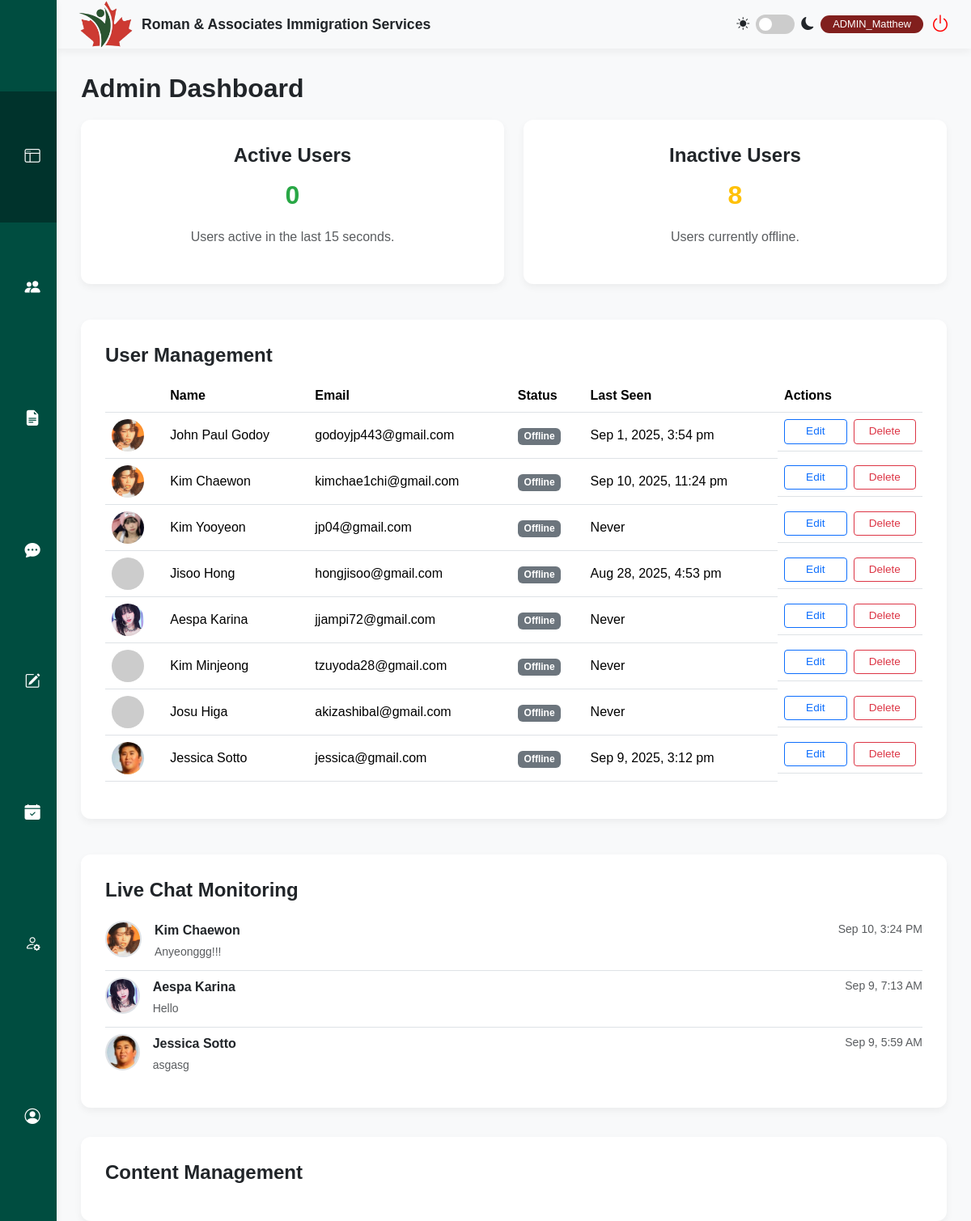
The page /admin/admin.php (signed in) on the database its author committed.
### tables this page shows
CREATE TABLE `users` (
  `id` int(11) NOT NULL,
  `firstName` varchar(50) NOT NULL,
  `lastName` varchar(50) NOT NULL,
  `address` varchar(255) NOT NULL,
  `phone` varchar(20) NOT NULL,
  `email` varchar(100) NOT NULL,
  `password` varchar(255) NOT NULL,
  `profileImage` varchar(255) DEFAULT NULL,
  `location` varchar(255) DEFAULT NULL,
  `birthday` date DEFAULT NULL,
  `facebook` varchar(255) DEFAULT NULL,
  `instagram` varchar(255) DEFAULT NULL,
  `gmail` varchar(255) DEFAULT NULL,
  `email_notifications` tinyint(1) NOT NULL DEFAULT 1,
  `dark_mode` tinyint(1) NOT NULL DEFAULT 0,
  `documents_uploaded` tinyint(1) NOT NULL DEFAULT 0,
  `profile_picture_uploaded` tinyint(1) NOT NULL DEFAULT 0,
  `birthday_added` tinyint(1) NOT NULL DEFAULT 0,
  `social_links_added` tinyint(1) NOT NULL DEFAULT 0,
  `has_seen_tour` tinyint(1) NOT NULL DEFAULT 0,
  `role` varchar(50) NOT NULL DEFAULT 'client',
  `status` varchar(50) NOT NULL DEFAULT 'Inactive',
  `last_login` datetime DEFAULT NULL,
  `last_activity` datetime DEFAULT NULL,
  `reset_token_hash` varchar(64) DEFAULT NULL,
  `reset_token_expires_at` datetime DEFAULT NULL
);

CREATE TABLE `chat_messages` (
  `id` int(11) NOT NULL,
  `sender_id` int(11) NOT NULL COMMENT 'User ID from users table, or 0 for Admin',
  `receiver_id` int(11) NOT NULL COMMENT 'User ID from users table, or 0 for Admin',
  `message` text NOT NULL,
  `timestamp` timestamp NOT NULL DEFAULT current_timestamp(),
  `is_read` tinyint(1) NOT NULL DEFAULT 0,
  `is_archived_by_admin` tinyint(1) NOT NULL DEFAULT 0
);

### admin/admin.php (the view, shortened to what this page needs)
<?php
require_once '../config.php';
$active_threshold = 15;
$sql_active = "SELECT COUNT(id) AS active_count FROM users WHERE last_activity >= NOW() - INTERVAL ? SECOND AND role LIKE '%Client%'";
$stmt_active = $conn->prepare($sql_active);
$stmt_active->bind_param("i", $active_threshold);
$stmt_active->execute();
$result_active = $stmt_active->get_result();
$active_row = $result_active->fetch_assoc();
$active_users = $active_row['active_count'];
$sql_total = "SELECT COUNT(id) AS total_count FROM users WHERE role LIKE '%Client%'";
$result_total = $conn->query($sql_total);
$total_row = $result_total->fetch_assoc();
$total_users = $total_row['total_count'];
$inactive_users = $total_users - $active_users;
$users = [];
$sql_users = "SELECT id, firstName, lastName, email, status, last_login, role, last_activity, profileImage FROM users WHERE role LIKE '%Client%' ORDER BY id ASC";
if ($result = $conn->query($sql_users)) {
    while ($row = $result->fetch_assoc()) {
        $users[] = $row;
    }
} else {
    echo "ERROR: Could not execute user list query. " . $conn->error;
}
$chat_logs = [];
$sql_chat = "
    WITH RankedMessages AS (
        SELECT
            sender_id,
            message,
            timestamp,
            id,
            ROW_NUMBER() OVER(PARTITION BY sender_id ORDER BY timestamp DESC, id DESC) as rn
        FROM chat_messages
    )
    SELECT
        u.firstName, u.lastName, u.profileImage, rm.message, rm.timestamp
    FROM RankedMessages rm
    JOIN users u ON rm.sender_id = u.id
    WHERE rm.rn = 1 AND u.role LIKE '%Client%'
    ORDER BY rm.timestamp DESC";
try {
    if ($result_chat = $conn->query($sql_chat)) {
        while ($row = $result_chat->fetch_assoc()) {
            $chat_logs[] = $row;
        }
    }
} catch (Exception $e) {
}
?>
<!doctype html>
<html lang="en">
<head>
    <link href="https://cdn.jsdelivr.net/npm/bootstrap@5.3.3/dist/css/bootstrap.min.css" rel="stylesheet">
    <link rel="stylesheet" href="https://cdn.jsdelivr.net/npm/bootstrap-icons@1.11.3/font/bootstrap-icons.min.css">
    <link rel="stylesheet" href="style.css">
</head>
<body>
    <div class="main-wrapper">
        <?php require_once 'sidebar.php' ?>
        <div class="content-area">
            <?php require_once 'header.php' ?>
            <main class="main-content">
                <h1>Admin Dashboard</h1>
                <div class="row g-4 mb-4">
                    <div class="col-md-6">
                        <div class="content-card text-center">
                            <h2>Active Users</h2>
                            <h1 id="activeUserCount" class="display-4" style="color: #28a745;"><?php echo $active_users; ?></h1>
                            <p class="text-muted">Users active in the last <?php echo $active_threshold; ?> seconds.</p>
                        </div>
                    </div>
                    <div class="col-md-6">
                        <div class="content-card text-center">
                            <h2>Inactive Users</h2>
                            <h1 id="inactiveUserCount" class="display-4" style="color: #ffc107;"><?php echo $inactive_users; ?></h1>
                            <p class="text-muted">Users currently offline.</p>
                        </div>
                    </div>
                </div>
                <div class="content-card">
                    <h2 class="mb-3">User Management</h2>
                    <div class="table-responsive">
                        <table class="table table-hover align-middle">
                            <thead>
                                <tr>
                                    <th></th>
                                    <th>Name</th>
                                    <th>Email</th>
                                    <th>Status</th>
                                    <th>Last Seen</th>
                                    <th>Actions</th>
                                </tr>
                            </thead>
                            <tbody id="user-table-body">
                                <?php if (!empty($users)): ?>
                                    <?php foreach ($users as $user): ?>
                                        <tr data-user-id="<?php echo $user['id']; ?>">
                                            <td>
                                                <?php
                                                    $table_avatar_path = !empty($user['profileImage']) ? '../' . htmlspecialchars($user['profileImage']) : 'https://placehold.co/40x40/666777/FFF?text=??';
                                                ?>
                                                <img src="<?php echo $table_avatar_path; ?>" alt="Avatar" class="table-avatar" onerror="this.onerror=null;this.src='https://placehold.co/40x40/666777/FFF?text=??';">
                                            </td>
                                            <td data-field="name"><?php echo htmlspecialchars($user['firstName'] . ' ' . $user['lastName']); ?></td>
                                            <td data-field="email"><?php echo htmlspecialchars($user['email']); ?></td>
                                            <td>
                                                <?php
                                                    $is_active = false;
                                                    echo $is_active ? '<span class="badge bg-success">Online</span>' : '<span class="badge bg-secondary">Offline</span>';
                                                ?>
                                            </td>
                                            <td><?php echo $user['last_activity'] ? date('M j, Y, g:i a', strtotime($user['last_activity'])) : 'Never'; ?></td>
                                            <td>
                                                <button class="btn btn-sm btn-outline-primary edit-user-btn"
                                                    data-user-id="<?php echo $user['id']; ?>"
                                                    data-first-name="<?php echo htmlspecialchars($user['firstName']); ?>"
                                                    data-last-name="<?php echo htmlspecialchars($user['lastName']); ?>"
                                                    data-email="<?php echo htmlspecialchars($user['email']); ?>">
                                                    Edit
                                                </button>
                                                <button class="btn btn-sm btn-outline-danger delete-user-btn"
                                                    data-user-id="<?php echo $user['id']; ?>"
                                                    data-user-name="<?php echo htmlspecialchars($user['firstName'] . ' ' . $user['lastName']); ?>">
                                                    Delete
                                                </button>
                                            </td>
                                        </tr>
                                    <?php endforeach; ?>
                                <?php else: ?>
                                    <tr>
                                        <td colspan="6" class="text-center">No client users found.</td>
                                    </tr>
                                <?php endif; ?>
                            </tbody>
                        </table>
                    </div>
                </div>
                <div class="content-card live-chat-card mt-4">
                    <h2>Live Chat Monitoring</h2>
                    <?php if (!empty($chat_logs)): ?>
                        <ul class="list-group list-group-flush">
                            <?php foreach ($chat_logs as $log): ?>
                                <li class="list-group-item px-0 d-flex align-items-start">
                                    <?php
                                        $profile_pic_path = !empty($log['profileImage']) ? '../' . htmlspecialchars($log['profileImage']) : 'https://placehold.co/45x45/666777/FFF?text=??';
                                    ?>
                                    <img src="<?php echo $profile_pic_path; ?>" alt="Profile Picture" class="rounded-circle me-3 chat-avatar" onerror="this.onerror=null;this.src='https://placehold.co/45x45/666777/FFF?text=??';">
                                    <div class="w-100">
                                        <div class="d-flex w-100 justify-content-between">
                                            <p class="mb-1 fw-bold"><?php echo htmlspecialchars($log['firstName'] . ' ' . $log['lastName']); ?></p>
                                            <small class="text-muted"><?php echo date('M j, g:i A', strtotime($log['timestamp'])); ?></small>
                                        </div>
                                        <p class="mb-1 text-muted small">
                                            <?php
                                                $message = htmlspecialchars($log['message']);
                                                echo (strlen($message) > 100) ? substr($message, 0, 100) . '...' : $message;
                                            ?>
                                        </p>
                                    </div>
                                </li>
                            <?php endforeach; ?>
                        </ul>
                    <?php else: ?>
                        <p class="text-center text-muted mt-3">No recent chat messages from clients.</p>
                    <?php endif; ?>
                </div>
                <div class="content-card my-3">
                    <h2>Content Management</h2>
                    </div>
            </main>
        </div>
    </div>
</body>
</html>

### rows shown on the page
users: profileImage (picture), firstName+lastName "John Paul Godoy", email "godoyjp443@gmail.com", last_activity "Sep 1, 2025, 3:54 pm"
users: profileImage (picture), firstName+lastName "Kim Chaewon", email "kimchae1chi@gmail.com", last_activity "Sep 10, 2025, 11:24 pm"
users: profileImage (picture), firstName+lastName "Kim Yooyeon", email "jp04@gmail.com", shows "Never"
users: firstName+lastName "Jisoo Hong", email "hongjisoo@gmail.com", last_activity "Aug 28, 2025, 4:53 pm"
users: profileImage (picture), firstName+lastName "Aespa Karina", email "jjampi72@gmail.com", shows "Never"
users: firstName+lastName "Kim Minjeong", email "tzuyoda28@gmail.com", shows "Never"
users: firstName+lastName "Josu Higa", email "akizashibal@gmail.com", shows "Never"
users: profileImage (picture), firstName+lastName "Jessica Sotto", email "jessica@gmail.com", last_activity "Sep 9, 2025, 3:12 pm"
chat_messages: users.profileImage (picture), users.firstName+lastName "Kim Chaewon", timestamp "Sep 10, 3:24 PM", message "Anyeonggg!!!"
chat_messages: users.profileImage (picture), users.firstName+lastName "Aespa Karina", timestamp "Sep 9, 7:13 AM", message "Hello"
chat_messages: users.profileImage (picture), users.firstName+lastName "Jessica Sotto", timestamp "Sep 9, 5:59 AM", message "asgasg"

### other values the page prints
$_SESSION['firstName'] "Matthew"
$active_users "0"
$active_threshold "15"
$inactive_users "8"
